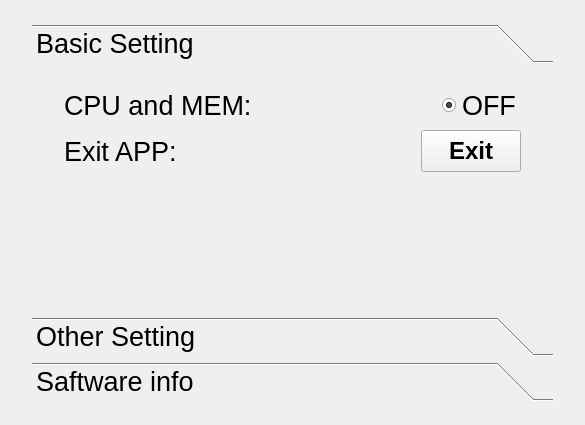
<?xml version="1.0" encoding="UTF-8"?>
<ui version="4.0">
 <class>Setting</class>
 <widget class="QWidget" name="Setting">
  <property name="geometry">
   <rect>
    <x>0</x>
    <y>0</y>
    <width>585</width>
    <height>425</height>
   </rect>
  </property>
  <property name="windowTitle">
   <string>Form</string>
  </property>
  <layout class="QHBoxLayout" name="horizontalLayout">
   <property name="leftMargin">
    <number>32</number>
   </property>
   <property name="topMargin">
    <number>24</number>
   </property>
   <property name="rightMargin">
    <number>32</number>
   </property>
   <property name="bottomMargin">
    <number>24</number>
   </property>
   <item>
    <widget class="QToolBox" name="toolBox">
     <property name="font">
      <font>
       <pointsize>20</pointsize>
      </font>
     </property>
     <property name="currentIndex">
      <number>0</number>
     </property>
     <widget class="QWidget" name="page">
      <property name="geometry">
       <rect>
        <x>0</x>
        <y>0</y>
        <width>521</width>
        <height>224</height>
       </rect>
      </property>
      <property name="font">
       <font>
        <pointsize>20</pointsize>
       </font>
      </property>
      <attribute name="icon">
       <iconset resource="res.qrc">
        <normaloff>:/Image/system_settings.png</normaloff>:/Image/system_settings.png</iconset>
      </attribute>
      <attribute name="label">
       <string>Basic Setting</string>
      </attribute>
      <layout class="QVBoxLayout" name="verticalLayout">
       <property name="leftMargin">
        <number>32</number>
       </property>
       <property name="topMargin">
        <number>18</number>
       </property>
       <property name="rightMargin">
        <number>32</number>
       </property>
       <property name="bottomMargin">
        <number>18</number>
       </property>
       <item>
        <layout class="QHBoxLayout" name="horizontalLayout_2">
         <item>
          <widget class="QLabel" name="systeminfo_label">
           <property name="font">
            <font>
             <pointsize>20</pointsize>
            </font>
           </property>
           <property name="text">
            <string>CPU and MEM:</string>
           </property>
          </widget>
         </item>
         <item>
          <spacer name="horizontalSpacer">
           <property name="orientation">
            <enum>Qt::Horizontal</enum>
           </property>
           <property name="sizeHint" stdset="0">
            <size>
             <width>40</width>
             <height>20</height>
            </size>
           </property>
          </spacer>
         </item>
         <item>
          <widget class="QRadioButton" name="systeminfo_radioButton">
           <property name="font">
            <font>
             <pointsize>20</pointsize>
            </font>
           </property>
           <property name="text">
            <string>OFF</string>
           </property>
           <property name="checked">
            <bool>true</bool>
           </property>
          </widget>
         </item>
        </layout>
       </item>
       <item>
        <layout class="QHBoxLayout" name="horizontalLayout_3">
         <item>
          <widget class="QLabel" name="exit_label">
           <property name="font">
            <font>
             <pointsize>20</pointsize>
            </font>
           </property>
           <property name="text">
            <string>Exit APP:</string>
           </property>
          </widget>
         </item>
         <item>
          <spacer name="horizontalSpacer_2">
           <property name="orientation">
            <enum>Qt::Horizontal</enum>
           </property>
           <property name="sizeHint" stdset="0">
            <size>
             <width>40</width>
             <height>20</height>
            </size>
           </property>
          </spacer>
         </item>
         <item>
          <widget class="QPushButton" name="exit_pushButton">
           <property name="minimumSize">
            <size>
             <width>100</width>
             <height>42</height>
            </size>
           </property>
           <property name="maximumSize">
            <size>
             <width>100</width>
             <height>42</height>
            </size>
           </property>
           <property name="font">
            <font>
             <pointsize>18</pointsize>
             <weight>75</weight>
             <bold>true</bold>
            </font>
           </property>
           <property name="text">
            <string>Exit</string>
           </property>
          </widget>
         </item>
        </layout>
       </item>
       <item>
        <spacer name="verticalSpacer">
         <property name="orientation">
          <enum>Qt::Vertical</enum>
         </property>
         <property name="sizeHint" stdset="0">
          <size>
           <width>20</width>
           <height>40</height>
          </size>
         </property>
        </spacer>
       </item>
      </layout>
     </widget>
     <widget class="QWidget" name="page_2">
      <property name="geometry">
       <rect>
        <x>0</x>
        <y>0</y>
        <width>521</width>
        <height>224</height>
       </rect>
      </property>
      <attribute name="icon">
       <iconset resource="res.qrc">
        <normaloff>:/Image/puzzle.png</normaloff>:/Image/puzzle.png</iconset>
      </attribute>
      <attribute name="label">
       <string>Other Setting</string>
      </attribute>
     </widget>
     <widget class="QWidget" name="page_3">
      <property name="geometry">
       <rect>
        <x>0</x>
        <y>0</y>
        <width>521</width>
        <height>224</height>
       </rect>
      </property>
      <attribute name="icon">
       <iconset resource="res.qrc">
        <normaloff>:/Image/info.png</normaloff>:/Image/info.png</iconset>
      </attribute>
      <attribute name="label">
       <string>Saftware info</string>
      </attribute>
      <layout class="QVBoxLayout" name="verticalLayout_3">
       <property name="leftMargin">
        <number>32</number>
       </property>
       <property name="topMargin">
        <number>18</number>
       </property>
       <property name="rightMargin">
        <number>32</number>
       </property>
       <property name="bottomMargin">
        <number>18</number>
       </property>
       <item>
        <layout class="QVBoxLayout" name="verticalLayout_2">
         <item>
          <widget class="QLabel" name="label">
           <property name="font">
            <font>
             <pointsize>20</pointsize>
            </font>
           </property>
           <property name="text">
            <string>Version Info:</string>
           </property>
          </widget>
         </item>
         <item>
          <widget class="QLabel" name="label_3">
           <property name="font">
            <font>
             <pointsize>18</pointsize>
            </font>
           </property>
           <property name="text">
            <string>    Softerware Version : v1.0</string>
           </property>
          </widget>
         </item>
         <item>
          <widget class="QLabel" name="label_2">
           <property name="font">
            <font>
             <pointsize>13</pointsize>
            </font>
           </property>
           <property name="text">
            <string>Copyright © 2016 HDU All Rights Reserved</string>
           </property>
           <property name="alignment">
            <set>Qt::AlignRight|Qt::AlignTrailing|Qt::AlignVCenter</set>
           </property>
          </widget>
         </item>
        </layout>
       </item>
       <item>
        <spacer name="verticalSpacer_2">
         <property name="orientation">
          <enum>Qt::Vertical</enum>
         </property>
         <property name="sizeHint" stdset="0">
          <size>
           <width>20</width>
           <height>40</height>
          </size>
         </property>
        </spacer>
       </item>
      </layout>
     </widget>
    </widget>
   </item>
  </layout>
 </widget>
 <resources>
  <include location="res.qrc"/>
 </resources>
 <connections/>
</ui>
